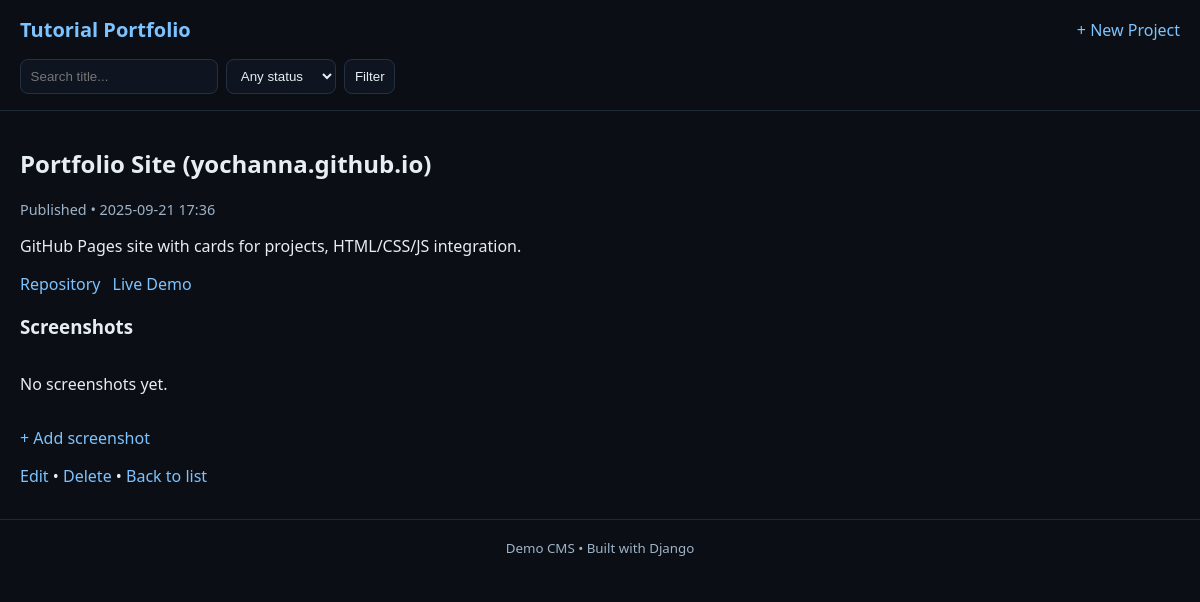
The page /projects/4/ on the database its author committed.
### projects/models.py (models this page shows, shortened)
class Project(models.Model):
    STATUS_CHOICES=[("draft","Draft"),("in_progress","In Progress"),("published","Published"),("archived","Archived")]
    title=models.CharField(max_length=200)
    blurb=models.TextField(blank=True)
    repo_url=models.URLField(blank=True)
    demo_url=models.URLField(blank=True)
    status=models.CharField(max_length=20,choices=STATUS_CHOICES,default="draft")
    date_added=models.DateTimeField(auto_now_add=True)
    class Meta: ordering=["-date_added"]

### projects/views.py (the view)
# urls.py: path("<int:pk>/",views.ProjectDetail.as_view(),name="detail"),
class ProjectDetail(DetailView): model=Project

### projects/templates/projects/project_detail.html (shortened to what this page needs)
{% extends "projects/base.html" %}
{% block content %}
<article class="detail">
<header><h2>{{ object.title }}</h2><p class="muted">{{ object.get_status_display }} • {{ object.date_added|date:"Y-m-d H:i" }}</p></header>
{% if object.blurb %}<p>{{ object.blurb|linebreaks }}</p>{% endif %}
<section class="links">
  {% if object.repo_url %}<a href="{{ object.repo_url }}" target="_blank" rel="noopener">Repository</a>{% endif %}
  {% if object.demo_url %}<a href="{{ object.demo_url }}" target="_blank" rel="noopener">Live Demo</a>{% endif %}
</section>
<section class="screens">
<h3>Screenshots</h3>
<div class="shot-grid">
{% for s in object.screenshots.all %}
  <figure>
    {% if s.image_url %}<img src="{{ s.image_url }}" alt="{{ s.caption|default:'Screenshot' }}">{% endif %}
    {% if s.caption %}<figcaption>{{ s.caption }}</figcaption>{% endif %}
  </figure>
{% empty %}<p>No screenshots yet.</p>{% endfor %}
</div>
<p><a href="{% url 'projects:shot_create' %}">+ Add screenshot</a></p>
</section>
<p class="actions"><a href="{% url 'projects:update' object.pk %}">Edit</a> • <a href="{% url 'projects:delete' object.pk %}">Delete</a> • <a href="{% url 'projects:list' %}">Back to list</a></p>
</article>
{% endblock %}

### static/css/site.css (style rules this page uses)
* { box-sizing:border-box }
body { font-family:system-ui,-apple-system,Segoe UI,Roboto,Arial,sans-serif;margin:0;background:#0b0f15;color:#e6edf3 }
a { color:#7dc3ff;text-decoration:none }
.muted { color:#9fb3c8;font-size:.9rem }
.links { display:flex;gap:.75rem;margin-top:.5rem }
.shot-grid { display:grid;grid-template-columns:repeat(auto-fill,minmax(220px,1fr));gap:.75rem }

### rows shown on the page
Project: title "Portfolio Site (yochanna.github.io)", status "Published", date_added "2025-09-21 17:36", blurb "GitHub Pages site with cards for projects, HTML/CSS/JS integration."
